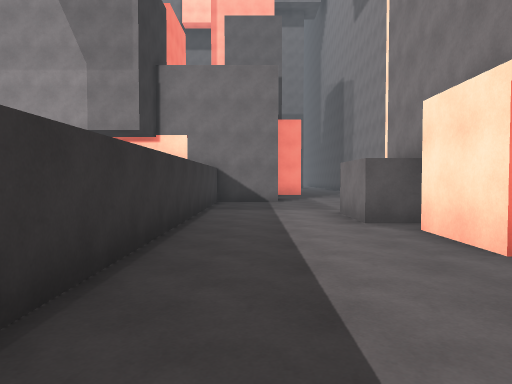
[1] (above)

23 first-person views from a walk through a Unity game level. The camera is 1.4 m above the floor, tilts 2° down and sees 70° across. The floor is counted in squares, 2 m on a side. Each view is taken from the middle of a square. On the plan, view 1 faces up. The plan holds only what a view shows up to about 11 squares ahead; the rest is blank. The place goes on beyond the plan.

[2]
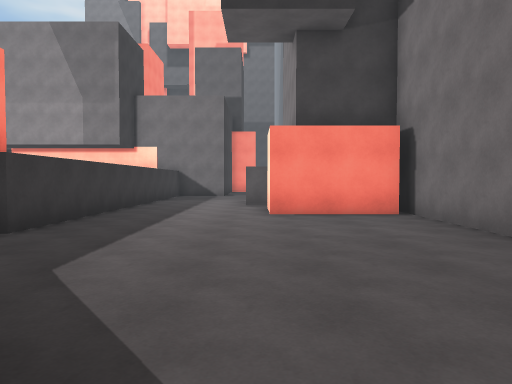

[3]
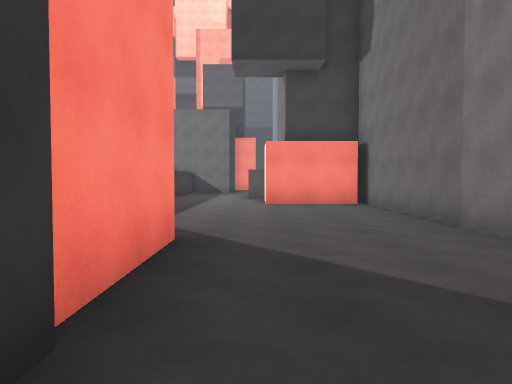

[4]
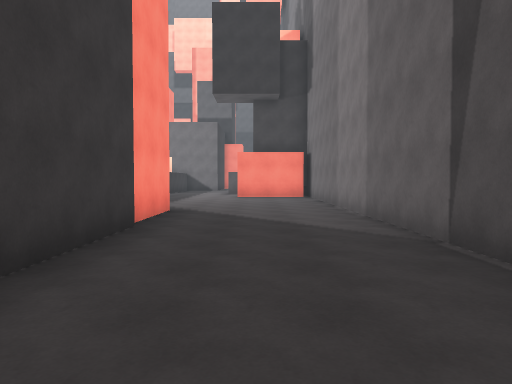

[5]
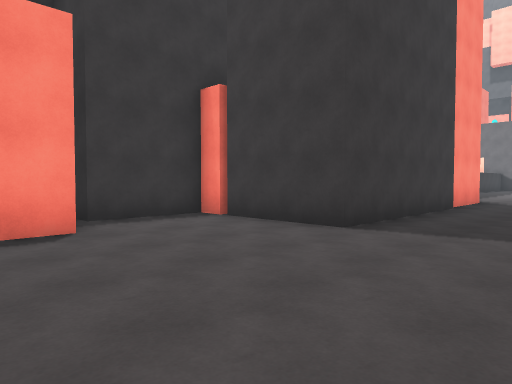

[6]
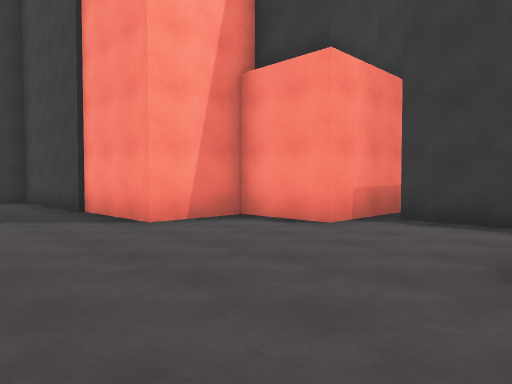

[7]
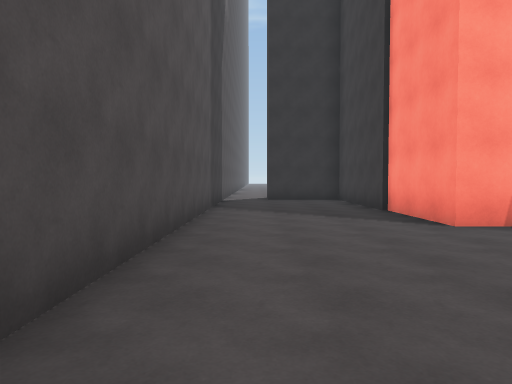

[8]
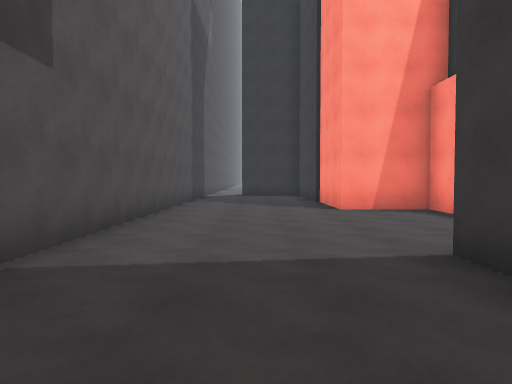

[9]
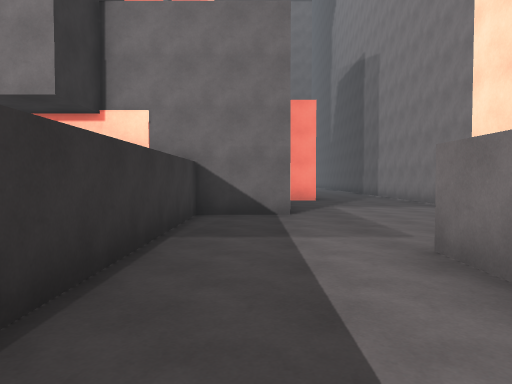

[10]
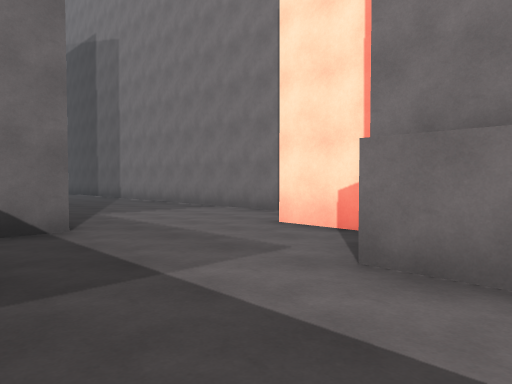

[11]
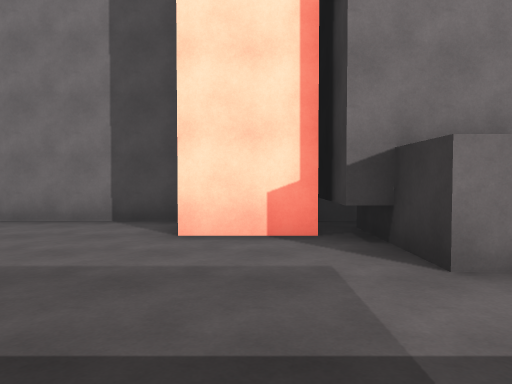

[12]
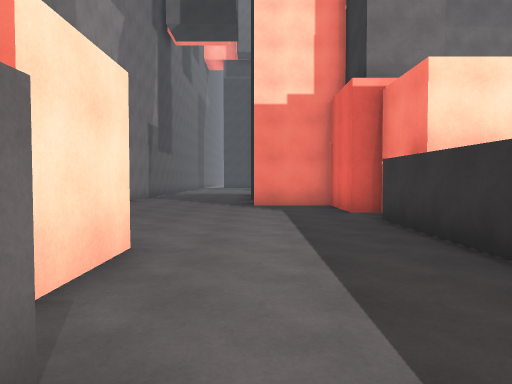

[13]
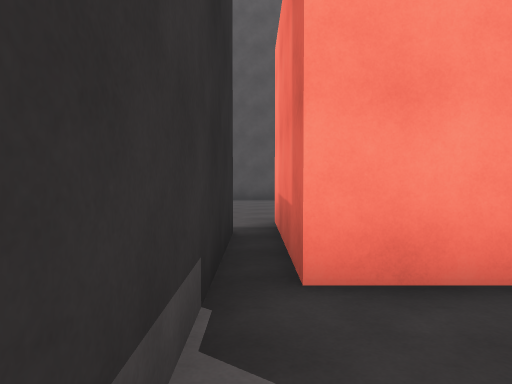

[14]
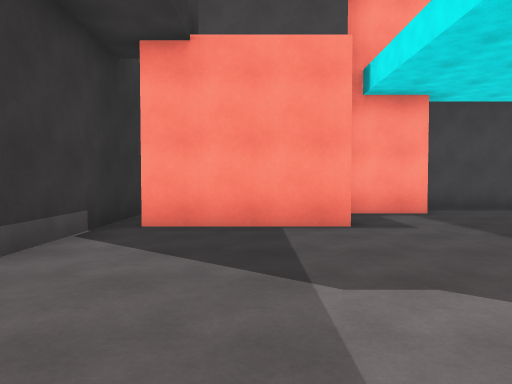

[15]
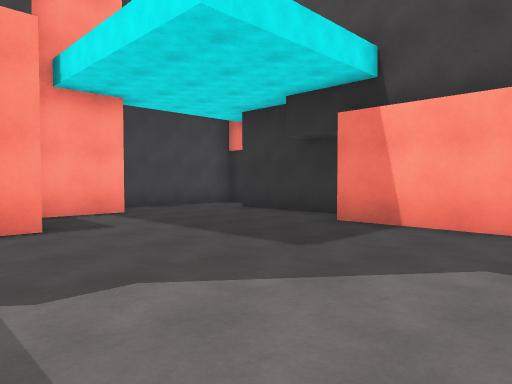

[16]
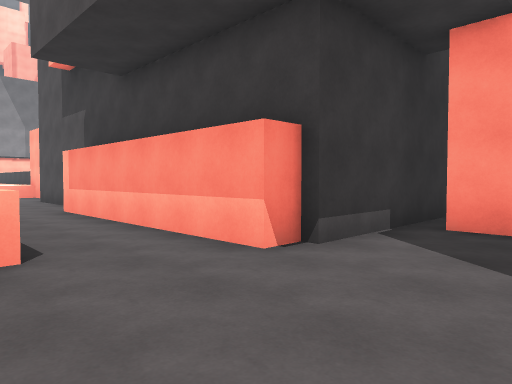

[17]
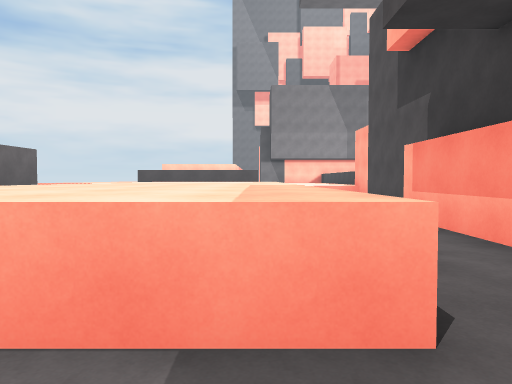

[18]
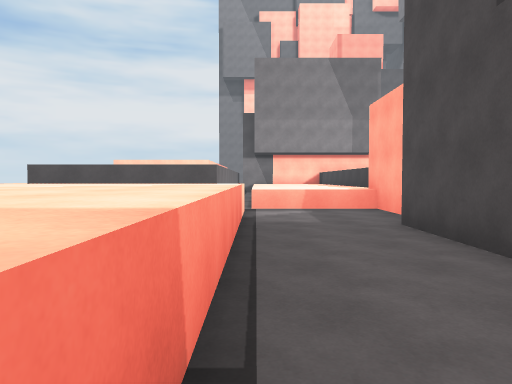

[19]
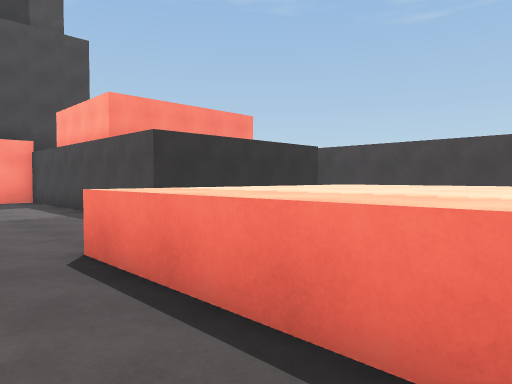

[20]
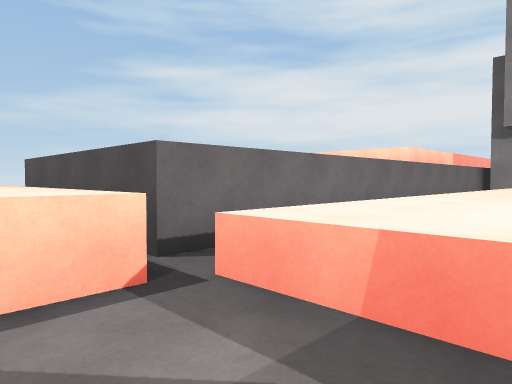

[21]
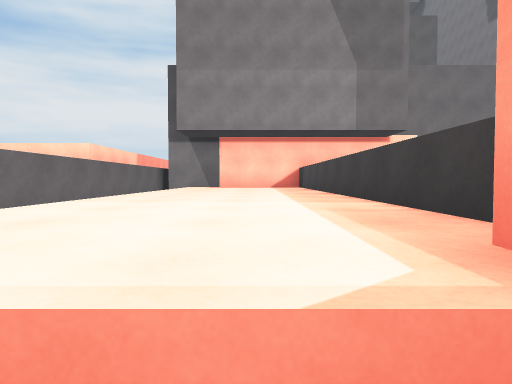

[22]
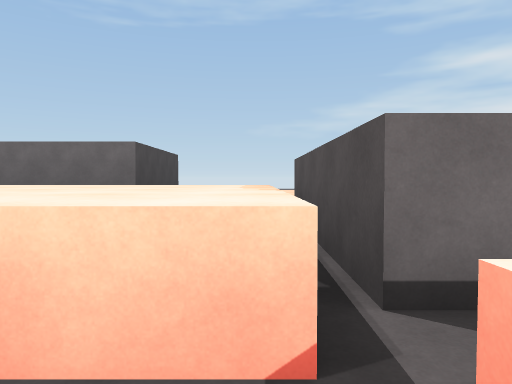

[23]
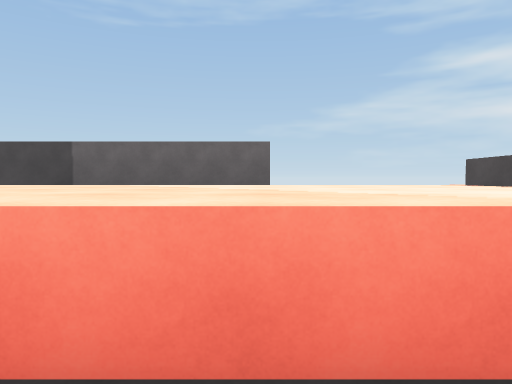

### Floor plan
Key: @ floor where view 1 was taken; # wall or solid block; . floor; ^ raised ledge.
Columns run from 19 left of view 1 to 5 right of it. Each row starts with its distance up from view 1.
 15                     ....#
 14                     ....#
 13                     ....#
 12          #       ###....#
 11          #^^^^   #......#
 10          #^^^^   #.....##
  9          #^^^^   #.....##
  8          #^^^^   #....###
  7          #^^^^   #...####
  6          #^^^^   #...##
  5          #^^^^   #....#
  4          #^^^^   #....###
  3          #^^^^   #......#
  2          #^^^^   #......#
  1    ^^#####^^^^   #......#
  0      ^^^^^...#   #.@....#
 -1      ^^^^^...#   ##.....#
 -2      ^^^^^...#    #.....#
 -3 ^^^^ ^^^^^...#    ###...#
 -4    ^ ^^^^^...#      #...#
 -5    ^ ^^^^^...#      #...#
 -6    ^ ^^^^^...       #...#
 -7    ^ ^^^^^..#       #...#
 -8   #   ^^^^..#       #...#
 -9   #  .^^^^..#       #...#
-10   #  .^^^^..#   #####...#
-11   #   ^^^^..#   #.......#
-12   #     ....#####.......#
-13   #      ...............#
-14   # #####......####.....#
-15         #......#  #.....#
-16         #......#  ###...#
-17         #........#  #...#
-18         #........## #...#
-19         #.........###...#
-20         #.........###...#
-21         #####.....###...#

Positions as (right, up) in squares from view 1, and headings:
1: (0, 0), facing up
2: (2, -4), facing up
3: (2, -7), facing up
4: (3, -11), facing up
5: (4, -15), facing up-left
6: (4, -10), facing down-left
7: (4, -10), facing down
8: (3, -7), facing down
9: (0, 4), facing up
10: (-1, 6), facing up-right
11: (-1, 9), facing right
12: (1, 7), facing down
13: (-7, -13), facing right
14: (-10, -15), facing right
15: (-10, -15), facing down-right
16: (-10, -15), facing up-right
17: (-10, -13), facing up
18: (-9, -8), facing up
19: (-8, -8), facing down-left
20: (-7, -1), facing up-left
21: (-7, 0), facing up
22: (-8, 0), facing left
23: (-8, -3), facing left
